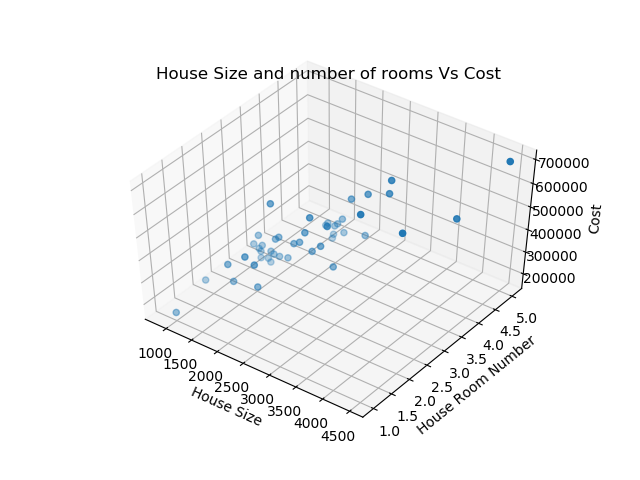

Recreate this plot in Python.
from sklearn.linear_model import LinearRegression
import pandas as pd
import matplotlib.pyplot as plt
from sklearn import metrics as m
import numpy as np
from mpl_toolkits import mplot3d
from sklearn.model_selection import train_test_split
f=pd.read_csv("ex2.txt")
f=f.as_matrix()
Hsize=f[:,[0]]
Hno=f[:,[1]]
Hprice=f[:,[2]]
fig=plt.figure()
ax=plt.axes(projection='3d')
ax.scatter3D(Hsize,Hno,Hprice)
ax.set_title('House Size and number of rooms Vs Cost')
ax.set_xlabel('House Size')
ax.set_ylabel('House Room Number')
ax.set_zlabel('\nCost')
plt.show()
lr=LinearRegression()
X=f[:,[0,1]]
y=f[:,[2]]
X_train,X_test,y_train,y_test=train_test_split(X,y,test_size=0.2)
lr.fit(X_train,y_train)
yp=lr.predict(X_test)
print np.sqrt(m.mean_squared_error(y_test,yp))
